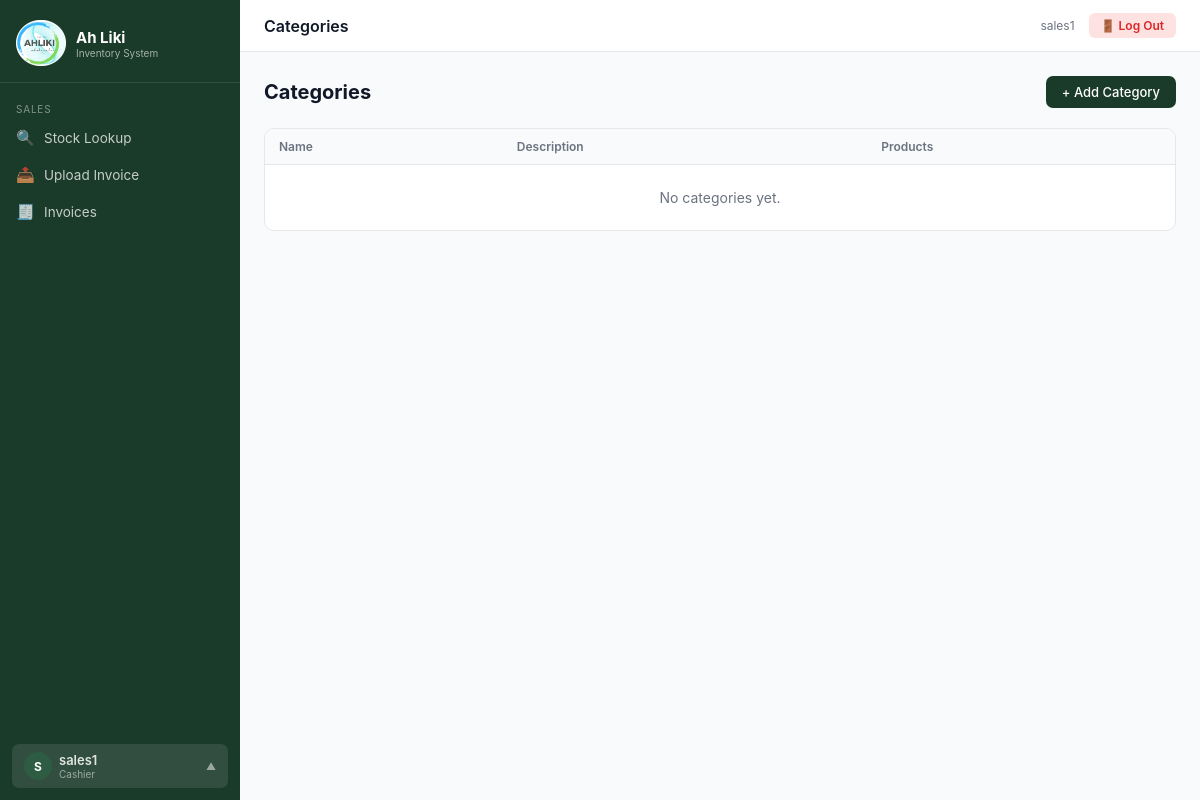
Page /categories/ (signed in) on the earlier database version.
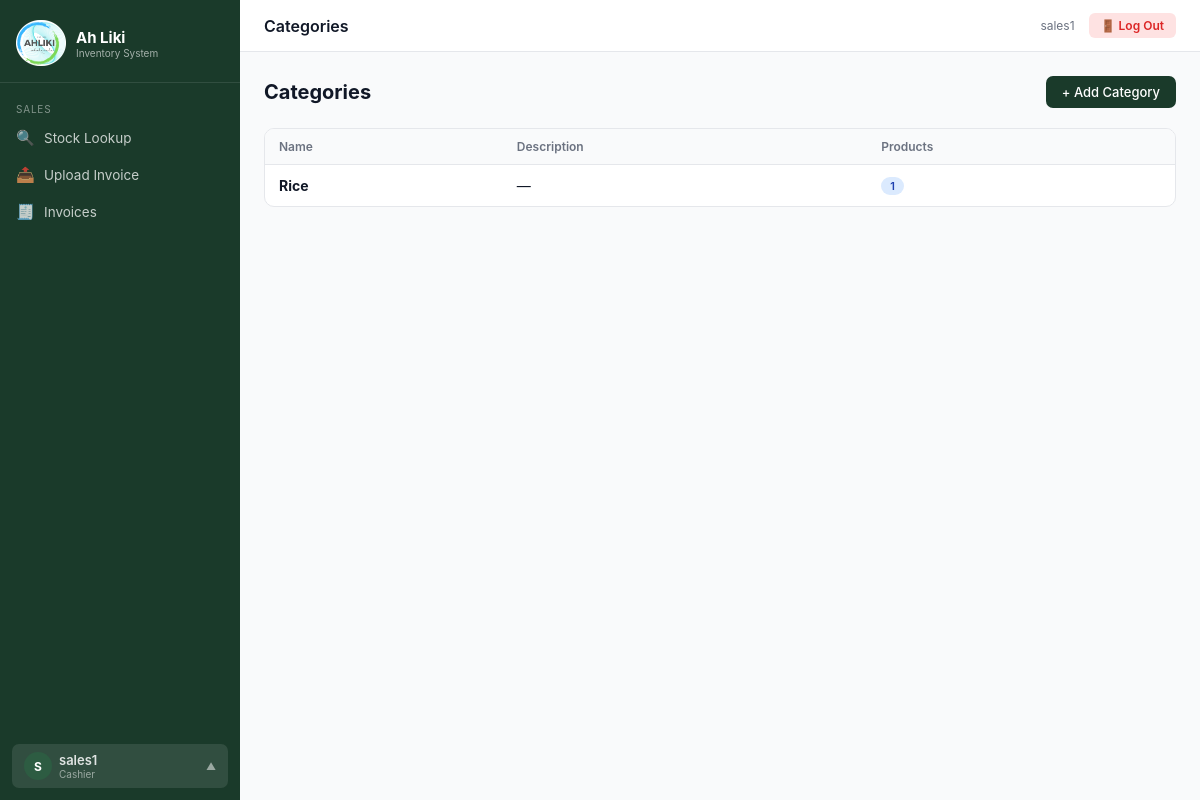
Same page on the later database version.
### inventory/models.py (models this page shows, shortened)
class Category(models.Model):
    name = models.CharField(max_length=100, unique=True)
    description = models.TextField(blank=True)
    class Meta:
        verbose_name_plural = 'Categories'

### inventory/views.py (the view)
# urls.py: path('categories/', views.category_list, name='category_list'),
@login_required
def category_list(request):
    cats = Category.objects.annotate(product_count=Count('products'))
    return render(request, 'categories/list.html', {'categories': cats})

### inventory/context_processors.py (called while the page is built)
def alerts_count(request):
    if request.user.is_authenticated:
        return {'open_alerts_count': StockAlert.objects.filter(is_resolved=False).count()}
    return {'open_alerts_count': 0}

### inventory/templatetags/custom_tags.py (called while the page is built)
@register.filter
def user_role(user):
    if not user.is_authenticated:
        return ''
    try:
        from inventory.models import UserProfile
        profile, _ = UserProfile.objects.get_or_create(user=user)
        return profile.role
    except:
        return ''

### templates/categories/list.html (shortened to what this page needs)
{% extends 'base.html' %}
{% block topbar_title %}Categories{% endblock %}
{% block content %}
<div class="page-header"><div><h1>Categories</h1></div><a href="{% url 'category_add' %}" class="btn btn-primary">+ Add Category</a></div>
<div class="card">
  <div class="table-wrap">
    <table>
      <thead><tr><th>Name</th><th>Description</th><th>Products</th></tr></thead>
      <tbody>
      {% for c in categories %}
      <tr><td><strong>{{ c.name }}</strong></td><td>{{ c.description|default:"—" }}</td><td><span class="badge badge-blue">{{ c.product_count }}</span></td></tr>
      {% empty %}<tr><td colspan="3" style="text-align:center;color:var(--gray-500);padding:24px">No categories yet.</td></tr>{% endfor %}
      </tbody>
    </table>
  </div>
</div>
{% endblock %}

Differences in the rows shown:
added Category: name "Rice", description "—", product_count "1"
Other differences:
text no longer shown: "No categories yet."
